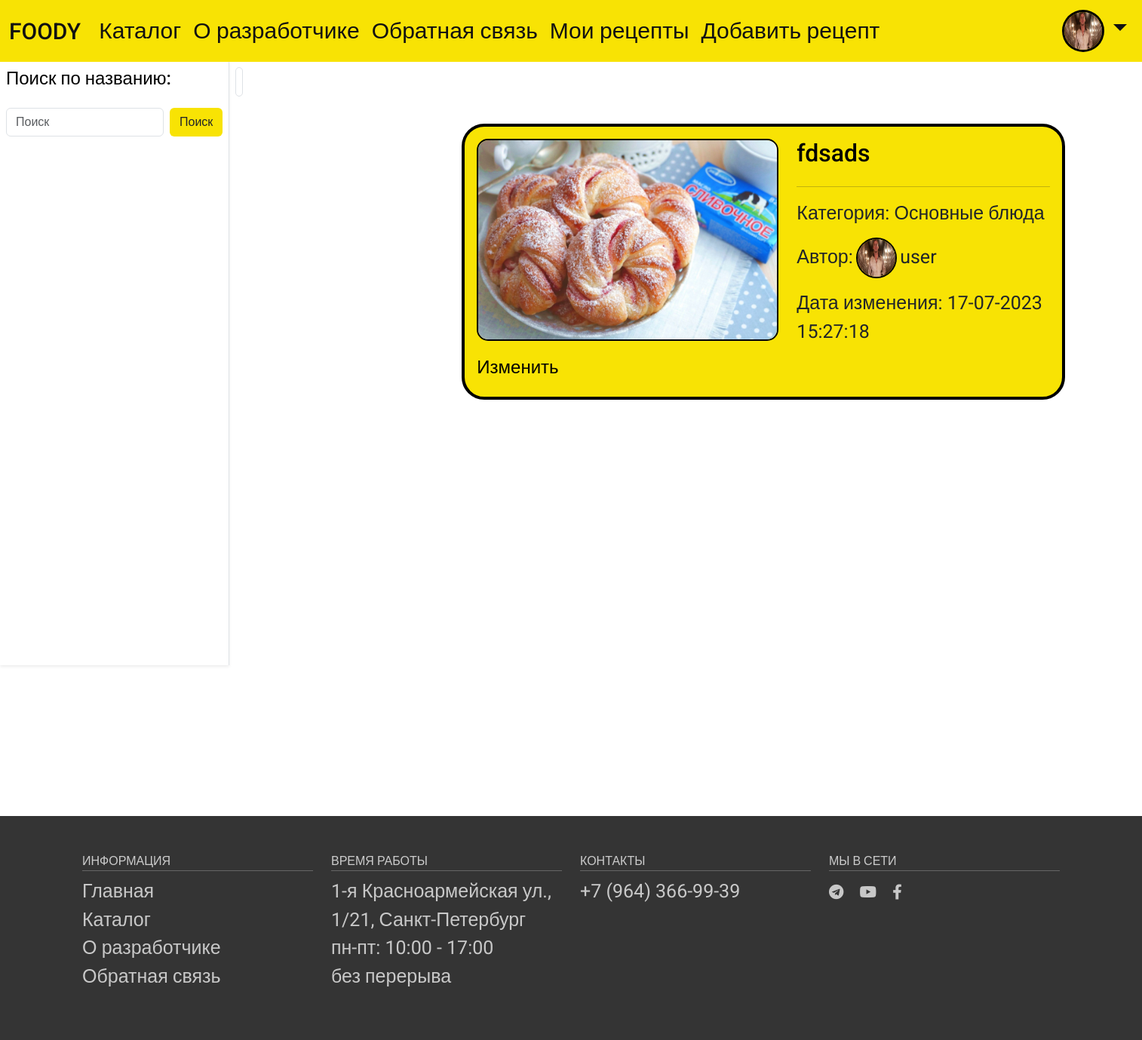
The app's page /my_recipes/ (signed in) with its own data.
### food/models.py (models this page shows, shortened)
class Profile(models.Model):
    user = models.OneToOneField(User, on_delete=models.CASCADE)
    avatar = models.ImageField(default='default.png', upload_to='profile_images')
    class Meta:
        verbose_name = 'Профиль'
        verbose_name_plural = 'Профиль'
        ordering = ['id']

class Recipe(models.Model):
    title = models.CharField(max_length=255, verbose_name="Заголовок")
    slug = models.SlugField(max_length=255, unique=True, db_index=True, verbose_name="URL")
    time_create = models.DateTimeField(auto_now_add=True, verbose_name="Время создания")
    time_update = models.DateTimeField(auto_now=True, verbose_name="Время изменения")
    is_published = models.BooleanField(default=True, verbose_name="Публикация")
    cat = models.ForeignKey('Category', on_delete=models.PROTECT, verbose_name="Категории")
    user = models.ForeignKey(User, on_delete=models.CASCADE)
    preview_photo = models.ImageField(upload_to="photos/%Y/%m/%d/", verbose_name="Превью")
    def get_absolute_url(self):
        return reverse('recipe', kwargs={'rec_slug': self.slug})
    class Meta:
        verbose_name = 'Рецепты'
        verbose_name_plural = 'Рецепты'
        ordering = ['id']
        get_latest_by = ['id']

class Category(models.Model):
    name = models.CharField(max_length=100, db_index=True, verbose_name="Категория", unique=True)
    slug = models.SlugField(max_length=255, unique=True, db_index=True, verbose_name="URL")
    def __str__(self):
        return self.name
    class Meta:
        verbose_name = 'Категория'
        verbose_name_plural = 'Категории'
        ordering = ['id']

### food/views.py (the view)
# urls.py: path('my_recipes/', my_recipes, name='my_recipes'),
@login_required(login_url='sign_in')
def my_recipes(request):
    if request.method == "POST":
        if 'name_searched' in request.POST:
            name_searched = request.POST['name_searched']
        else:
            name_searched = ""
        if 'cat_searched' in request.POST:
            cat_searched = request.POST['cat_searched']
        else:
            cat_searched = ""
        print("cat_searched: ")
        print(cat_searched)
        recipes = Recipe.objects.filter(is_published=True,title__contains=name_searched,user=request.user)
        cats = Category.objects.annotate(Count('recipe')).filter(name__contains=cat_searched)
        context = {
            'title': 'Каталог',
            'recipes' : recipes,
            'cats' : cats,
        }
        return render(request, 'food/my_recipes.html', context=context)
    else:
        recipes = Recipe.objects.filter(is_published=True,user=request.user).select_related('cat')
        cats = Category.objects.annotate(Count('recipe'))
        context = {
            'title': 'Каталог',
            'recipes' : recipes,
            'cats' : cats,
            'cat_selected': 0,
        }
        return render(request, 'food/my_recipes.html', context=context)

### food/templates/food/my_recipes.html (shortened to what this page needs)
{% extends 'food/base.html' %}
{% load static %}
{% load recipe_tags %}
{% block extracss %}
	<link rel="stylesheet" href="{% static 'food/css/catalog.css' %}">
{% endblock %}
{% block content %}
        <div class="container-fluid">
            <div class="row flex-nowrap">
                <div class="col-auto px-0">
                    <div id="sidebar" class="collapse collapse-horizontal show border-end vh-100 shadow-sm">
                        <div id="sidebar-nav" class="list-group border-0 rounded-0">
                                                        <div class="p-2">
                                <h4>Поиск по названию:</h4>
                            </div>
                            <form class="d-flex p-2" method = POST  action="">
                                <input class="form-control me-2" type="search" name="name_searched" placeholder="Поиск" aria-label="Поиск">
                                <button class="btn" style="background-color: #f8e304;" type="submit">Поиск</button>
                            </form>
                        </div>
                    </div>
                </div>
                <div class="col ps-md-2 pt-2">
                    <a href="#" data-bs-target="#sidebar" data-bs-toggle="collapse"
                        class="border rounded-3 p-1 text-decoration-none" ></a>
                    <div class="page-header pt-3">
                        <ul class="list-group">
                            {% for r in recipes %}
                            <li class="list-group">
                            <div class="card" style="margin-bottom: 20px; margin-top: 20px; width: 900px;">
                                <div class="card-body">
                                        <div class="row">
                                            <div class="col recipe_link">
                                                {% if r.preview_photo %} <p><img class="preview "
                                                                                 src="{{r.preview_photo.url}}" >
                                            </p> {% endif %}
                                                <a href="{% url 'update_recipe' r.slug %}" class=""><h4>
                                    Изменить</h4></a>
                                            </div>
                                            <div class="col recipe_link">
                                                <a href="{{r.get_absolute_url}}" class=""><h2>
                                    {{r.title}}</h2></a> <hr>
                                                <p>Категория: {{r.cat}}</p>
                                                <p>Автор:
                                                    <img src="{{ r.user.profile.avatar.url }} " style="width:50px;height:50px;   overflow: hidden;
						border-radius: 50%; box-shadow: 0 0 0 2px black, 0 0 0px #333;">
                                                    {{r.user.username}}
                                                </p>
                                                <p>Дата изменения: {{r.time_update|date:"d-m-Y H:i:s"}}</p>
                                            </div>
                                        </div>
                                </div>
                            </div>
                                </li>
                            {% endfor %}
                        </ul>
                    </div>
                </div>
            </div>
        </div>
{% endblock %}

### food/templates/food/base.html (shortened to what this page needs)
{% load static %}
<!DOCTYPE html>
<html lang="en" lang="ru">
<head>
    <link href="https://cdn.jsdelivr.net/npm/bootstrap@5.3.0/dist/css/bootstrap.min.css" rel="stylesheet">
	<link rel="stylesheet" href="https://use.fontawesome.com/releases/v5.15.3/css/all.css">
	<link rel="stylesheet" href="{% static 'food/css/main.css' %}">
	<link rel="stylesheet" href="{% static 'food/css/footer.css' %}">
	<link rel="stylesheet" href="{% static 'food/css/navbar.css' %}">
	<link rel="stylesheet" href="{% static 'food/css/carousel.css' %}">
	<link rel="stylesheet" href="{% static 'food/css/card.css' %}">
    {% block extracss %}
    {% endblock %}
</head>
<body>
	<nav class="navbar navbar-expand-lg navbar-light" style="background-color: #f8e304;">
		<div class="container-fluid">
			<a class="navbar-brand" href="{% url 'main' %}">FOODY</a>
			<div class="collapse navbar-collapse" id="navbarSupportedContent">
				<ul class="navbar-nav me-auto mb-2 mb-lg-0 top-menu">
					<li class="nav-item">
						<a class="nav-link" href="{% url 'catalog' %}">Каталог</a>
					</li>
					<li class="nav-item">
						<a class="nav-link" href="{% url 'about_us' %}">О разработчике</a>
					</li>
					<li class="nav-item">
						<a class="nav-link" href="{% url 'contacts' %}">Обратная связь</a>
					</li>
					{% if request.user.is_authenticated %}
					<li class="nav-item">
						<a class="nav-link" href="{% url 'my_recipes' %}">Мои рецепты</a>
					</li>
					<li class="nav-item">
						<a class="nav-link" href="{% url 'add_recipe' %}">Добавить рецепт</a>
					</li>
					{% endif %}
				</ul>
				<ul class="navbar-nav ms-auto mb-2 mb-lg-0">
					<li class="nav-item dropdown">
						<a class="nav-link dropdown-toggle" data-bs-toggle="dropdown" href="#"> {% if request.user.is_authenticated %} <img  src="{{ request.user.profile.avatar.url }} " style="width:50px;height:50px;   overflow: hidden;
						border-radius: 50%; box-shadow: 0 0 0 3px black, 0 0 0px #333;"> {% else %} <i class="far fa-user"></i> {% endif %}</a>
					</li>
				</ul>
			</div>
		</div>
	</nav>
{% block content %}
{% endblock %}
	<footer>
		<section class="footer">
			<div class="container">
				<div class="row">
					<div class="col-md-3 col-6">
						<h4>Информация</h4>
						<ul class="list-unstyled">
							<li><a href="#">Главная</a></li>
							<li><a href="#">Каталог</a></li>
							<li><a href="#">О разработчике</a></li>
							<li><a href="#">Обратная связь</a></li>
						</ul>
					</div>
					<div class="col-md-3 col-6">
						<h4>Время работы</h4>
						<ul class="list-unstyled">
							<li>1-я Красноармейская ул., 1/21, Санкт-Петербург</li>
							<li>пн-пт: 10:00 - 17:00</li>
							<li>без перерыва</li>
						</ul>
					</div>
					<div class="col-md-3 col-6">
						<h4>Контакты</h4>
						<ul class="list-unstyled">
							<li><a href="tel:89643669939">+7 (964) 366-99-39</a></li>
						</ul>
					</div>
					<div class="col-md-3 col-6">
						<h4>Мы в сети</h4>
						<div class="footer-icons">
							<a href="#"><i class="fab fa-telegram"></i></a>
							<a href="#"><i class="fab fa-youtube"></i></a>
							<a href="#"><i class="fab fa-facebook-f"></i></a>
						</div>
					</div>
				</div>
			</div>
		</section>
	</footer>
</body>
</html>

### food/static/food/css/main.css (style rules this page uses)
html { font-size: 16px; }
body { font-family: 'Roboto', sans-serif; font-size: 25px; font-weight: 400; color: #000; background-color: white; min-width: 320px; }
img { max-width: 100%; height: auto; }
section { padding: 50px 0; }
a { color: #111; }

### food/static/food/css/footer.css (style rules this page uses)
.footer { background-color: #343434; margin-top: 200px; }
.footer h4 { color: #ccc; text-transform: uppercase; font-size: 16px; border-bottom: 1px solid #666; padding-bottom: 3px; }
.footer a { text-decoration: none; transition: all .3s; }
.footer a, .footer li { color: #c8c8c8; }
.footer li a { display: block; }
.footer-icons a { display: inline-block; margin-right: 15px; font-size: 20px; }

### food/static/food/css/navbar.css (style rules this page uses)
.navbar-light .navbar-nav .nav-link { color: #111; font-weight: 400; font-size: 30px; }
.navbar-brand { color: #111; font-weight: 500; font-size: 30px; }
.top-menu li a::after { content: ''; display: block; width: 100%; background-color: #111; height: 1px; transition: all .3s; transform: scale(0); }

### food/static/food/css/card.css (style rules this page uses)
.card { border-radius: 30px; background-color: #f8e304; text-decoration: none; border: solid 4px black; text-align: left; margin-top:70px; margin-left:300px; margin-right:100px; overflow: hidden; transition: 0.5s; max-width: 800px; width: -webkit-fill-available; }

### food/static/food/css/catalog.css (style rules this page uses)
.preview { border-radius: 15px; border: solid 2px black; max-width: 400px; height: auto; }
.recipe_link a { text-decoration:none; display: inline-block; line-height: 2.5; color:black; }
.recipe_link a::after { content: ''; display: block; width: 100%; background-color: #111; height: 1px; transition: all .3s; transform: scale(0); }
li { list-style-type: none; }

### records on screen
Recipe: preview_photo (picture), title "fdsads", cat "Основные блюда", user.profile.avatar (picture), user.username "user", time_update "17-07-2023 15:27:18"
